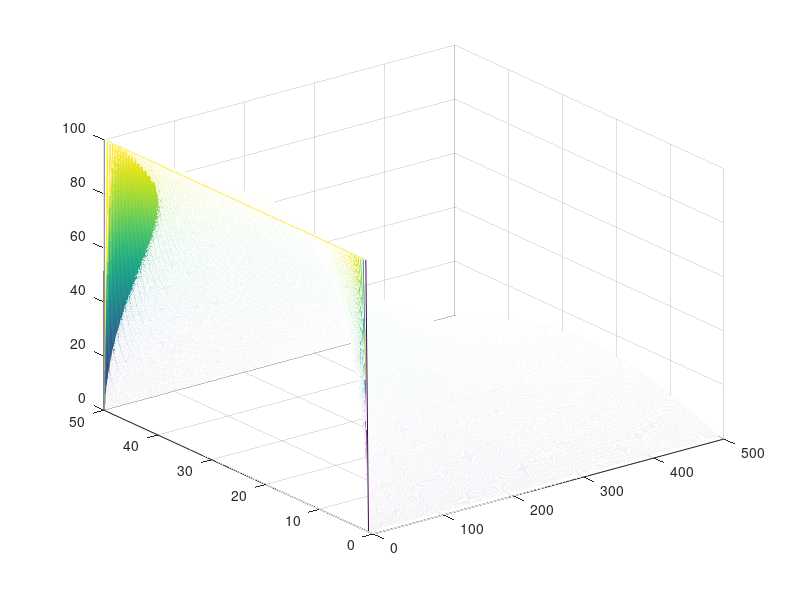
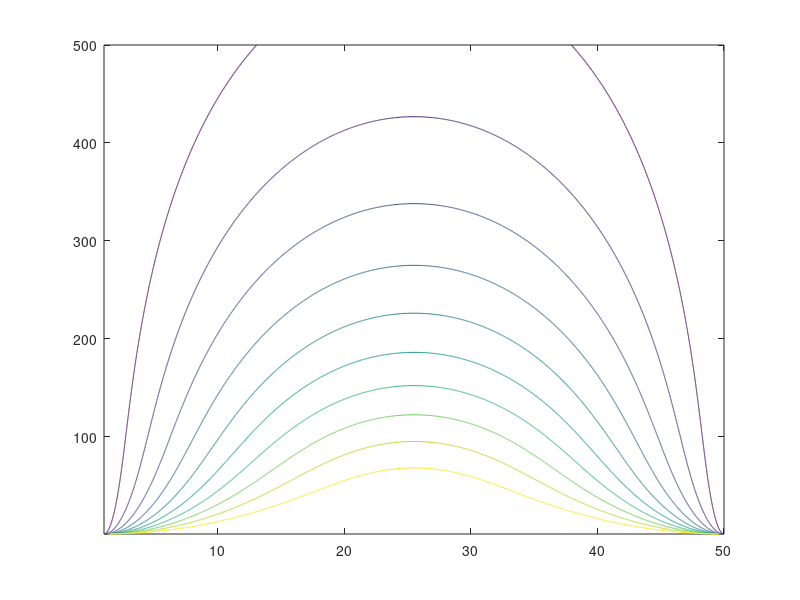
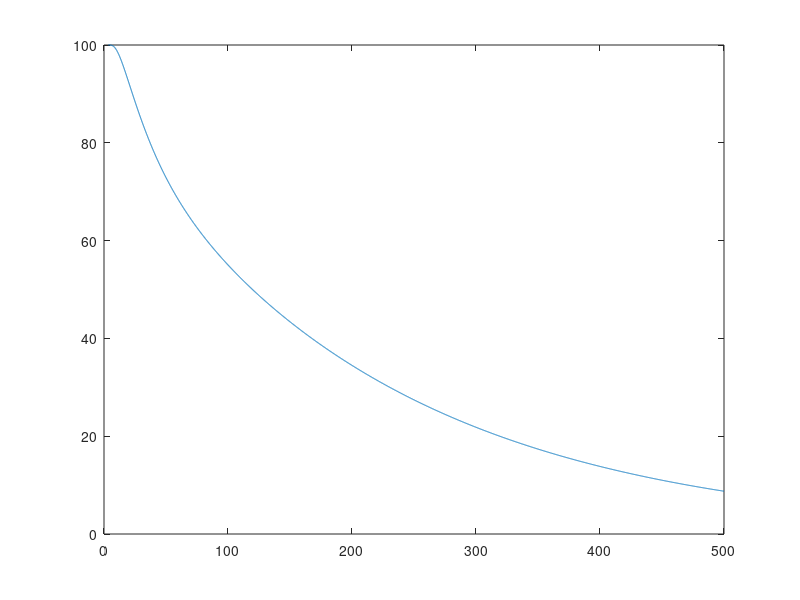

Reproduce these figures in MATLAB, in order.
clc
clear all
close all

% Dados
L = 50;
k = 0.93;
c = 0.094;
p = 8.9;

dx = 0.5;
dt = 0.1;
tf = 500;
Ti = 100;

% a) Método de Euler
t = 1:dt:tf;
x = 1:dx:L;
Nt = length(t);
Nx = length(x);

T = zeros(Nx,Nt);
T(2:end-1,1) = Ti;

eta = (k*dt)/(c*p*(dx^2));
for n=1:Nt-1
    for i=2:Nx-1
        T(i,n+1) = T(i,n) + eta*(T(i-1,n)-2*T(i,n)+T(i+1,n));
    end
end

index = find(x==L/4);
T_L4 = T(index,:);
T_50 = interp1(T_L4(index+2:end),t(index+2:end),50)
figure(3)
plot(t(index+2:end),T_L4(index+2:end))

figure(1)
mesh(t,x,T)
figure(2)
contour(x,t,T')